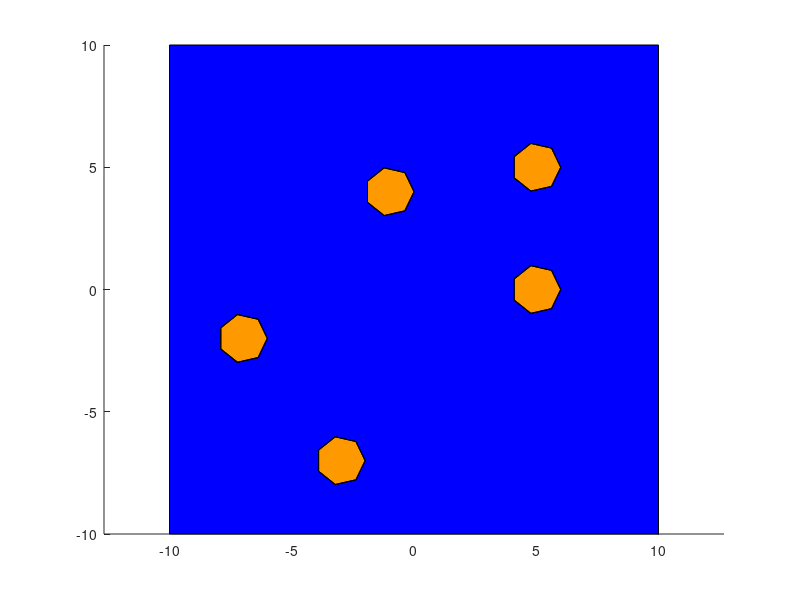

Write MATLAB code to recreate this figure.
% testing to see if I can get some 3-D graphics working
close all

n = 8;
t = linspace(0,2*pi,n)';

octocenters = [-7 -2 6; 5 5 4; -1 4 3; 5 0 5; -3 -7 4];
ocs = octocenters;
[num_octos, ~] = size(octocenters);

% 16 for 2 octogons worth of vertices, 3 for 3-D space
all_vertices = zeros(16,3,num_octos);
for j = 1:num_octos
    verticesbottom = cat(2,cos(t)+ocs(j,1),sin(t)+ocs(j,2),ones(n,1)*(ocs(j,3) - (1/2)));
    verticestop = cat(2,cos(t)+ocs(j,1),sin(t)+ocs(j,2),ones(n,1)*(ocs(j,3) + (1/2)));
    all_vertices(:,:,j) = cat(1,verticesbottom,verticestop);
end

top_bottom_faces = [1 2 3 4 5 6 7 8; 9 10 11 12 13 14 15 16];
% we have to repeat redundant coordinates to make faces a matrix
side_faces = ...
    [1 2 10 9 1 1 1 1;
     2 3 11 10 2 2 2 2;
     3 4 12 11 3 3 3 3;
     4 5 13 12 4 4 4 4;
     5 6 14 13 5 5 5 5;
     6 7 15 14 6 6 6 6;
     7 8 16 15 7 7 7 7;
     8 1 9 16 8 8 8 8];
faces = cat(1,top_bottom_faces,side_faces);
[num_faces, ~] = size(faces);

hold on
axis equal

% draw the ground
patch('Vertices',[10 10 0; 10 -10 0; -10 -10 0; -10 10 0], ...
    'Faces',[1 2 3 4],'FaceColor','b');

% draw the octos
for j = 1:num_octos
    patch('Vertices',all_vertices(:,:,j),'Faces',faces,...
        'FaceVertexCData',hsv(num_faces),'FaceColor','flat')
end






  

